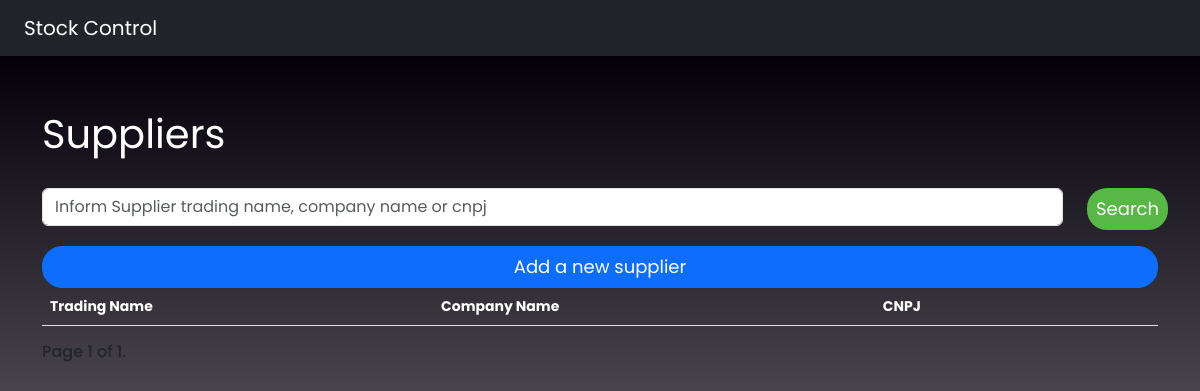
Page /suppliers/ on the earlier database version.
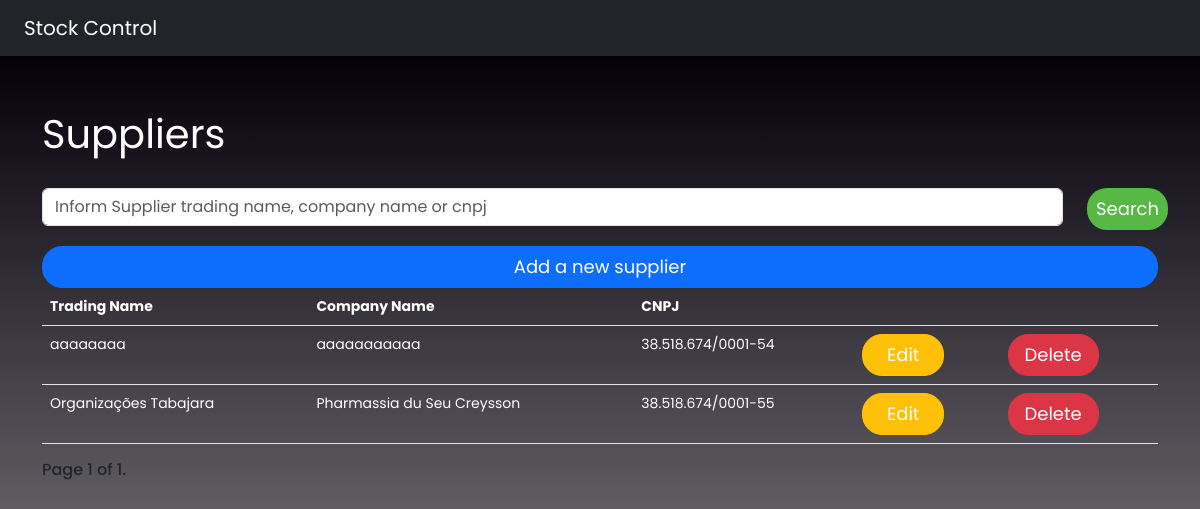
Same page on the later database version.
### stock_app/models.py (models this page shows)
class Suppliers(models.Model):
    status = models.BooleanField(default=False, verbose_name=f"Status: Inactive / Active")
    trading_name = models.CharField(max_length=250, null=False)
    company_name = models.CharField(max_length=250, null=False)
    cnpj = models.CharField(max_length=18, unique=True, null=False)
    phone = models.CharField(max_length=15, null=False)
    email = models.EmailField(default="")

### stock_app/views.py (the view)
# urls.py: path("suppliers/", suppliers, name="suppliers"),
def suppliers(request):
    suppliers = Suppliers.objects.all().order_by('-id')
    queryset = request.GET.get('q')
    if queryset:
        suppliers = Suppliers.objects.filter(
            Q(trading_name__icontains=queryset)|
            Q(company_name__icontains=queryset)|
            Q(cnpj__icontains=queryset)
        )
    paginator = Paginator(suppliers, 5)
    page = request.GET.get('page')
    suppliers = paginator.get_page(page)
    return render(request, "suppliers/suppliers.html", {"suppliers": suppliers})

### templates/suppliers/suppliers.html (shortened to what this page needs)
{% extends 'base.html' %}
{% block content %}
    <div class="container">
        <div class="py-4"></div>
        <p class="mb-4 text-white fs-1 fw-normal">Suppliers</p>
        <form method="GET">
            <div class="row">
                <div class="form-group col-11" id="message">
                    <input class="form-control" type="search" placeholder="Inform Supplier trading name, company name or cnpj" name="q" value="{{request.GET.q}}">
                </div>
                <div class="form-group col-1 d-grid">
                    <button class="btn btn--pill btn--green px-2 mx-0">Search</button>
                </div>
            </div>
        </form>
        <div class="row">
            <div class="d-grid gap-2">
                <a class="mt-3 btn btn--pill btn-primary" href="{% url 'add_suppliers' %}">Add a new supplier</a>
            </div>
        </div>
        <table class="table table-head">
            <thead>
                <tr class="text-white">
                    <th>Trading Name</th>
                    <th>Company Name</th>
                    <th>CNPJ</th>
                    <th></th>
                    <th></th>
                </tr>
            </thead>
            <tbody>
                {% for supplier in suppliers %}
                <tr style="color: #fff;">
                    <td>{{supplier.trading_name}}</td>
                    <td>{{supplier.company_name}}</td>
                    <td>{{supplier.cnpj}}</td>
                    <td><a class="px-4 btn btn--pill btn-warning" href="/edit_supplier/{{supplier.id}}">Edit</a></td>
                    <td><a class="px-3 btn btn--pill btn-danger" href="/remove_customer/{{customer.id}}">Delete</a></td>
                </tr>
                {% endfor %}
            </tbody>
        </table>
        <div class="pagination">
            <span class="step-links">
                <div class="d-inline-flex bd-highlight">
                    <span class="h6 current">
                        Page {{ suppliers.number }} of {{ suppliers.paginator.num_pages }}.
                    </span>
                </div>
            </span>
        </div>
    </div>
{% endblock content %}

Differences in the rows shown:
added Suppliers: trading_name "aaaaaaaa", company_name "aaaaaaaaaaa", cnpj "38.518.674/0001-54"
added Suppliers: trading_name "Organizações Tabajara", company_name "Pharmassia du Seu Creysson", cnpj "38.518.674/0001-55"
